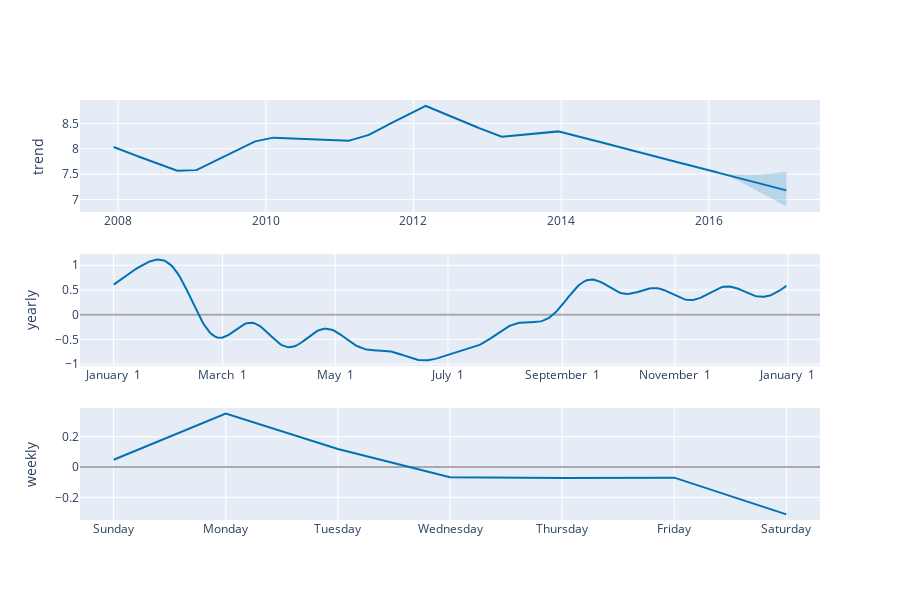

Here is the notebook cell this chart was saved with:
### Code cell
plot_components_plotly(m, forecast)

### Figure 1 — Plotly figure (JSON) as saved in the notebook; plotly's stock layout.template omitted (floating-point values rounded to 4 significant figures; data arrays with more than 128 entries replaced by an {"elided": "..."} marker saying what was removed)
{"data": [{"line": {"color": "#0072B2", "width": 2}, "mode": "lines", "name": "trend", "type": "scatter", "x": {"elided": "3270 str values"}, "xaxis": "x", "y": {"elided": "3270 float values"}, "yaxis": "y"}, {"line": {"color": "rgba(0, 114, 178, 0.2)", "width": 0}, "mode": "lines", "name": "trend_upper", "type": "scatter", "x": {"elided": "3270 str values"}, "xaxis": "x", "y": {"elided": "3270 float values"}, "yaxis": "y"}, {"fill": "tonexty", "fillcolor": "rgba(0, 114, 178, 0.2)", "line": {"color": "rgba(0, 114, 178, 0.2)", "width": 0}, "mode": "lines", "name": "trend_lower", "type": "scatter", "x": {"elided": "3270 str values"}, "xaxis": "x", "y": {"elided": "3270 float values"}, "yaxis": "y"}, {"line": {"color": "#0072B2", "width": 2}, "mode": "lines", "name": "yearly", "type": "scatter", "x": {"elided": "365 str values"}, "xaxis": "x2", "y": {"elided": "365 float values"}, "yaxis": "y2"}, {"line": {"color": "#0072B2", "width": 2}, "mode": "lines", "name": "weekly", "type": "scatter", "x": ["2017-01-01T00:00:00", "2017-01-02T00:00:00", "2017-01-03T00:00:00", "2017-01-04T00:00:00", "2017-01-05T00:00:00", "2017-01-06T00:00:00", "2017-01-07T00:00:00"], "xaxis": "x3", "y": [0.0483, 0.3523, 0.1196, -0.06666, -0.07228, -0.06956, -0.3117], "yaxis": "y3"}], "layout": {"height": 600, "showlegend": false, "width": 900, "xaxis": {"anchor": "y", "domain": [0, 1], "range": ["2007-06-26T14:24:00", "2017-07-04T09:36:00"], "type": "date"}, "xaxis2": {"anchor": "y2", "domain": [0, 1], "range": ["2016-12-13T18:54:02.958904115", "2018-01-18T11:04:57.863013581"], "tickformat": "%B %e", "type": "date"}, "xaxis3": {"anchor": "y3", "domain": [0, 1], "range": ["2016-12-31T16:48:00", "2017-01-07T07:12:00"], "tickformat": "%A", "type": "date"}, "yaxis": {"anchor": "x", "domain": [0.7333, 1], "rangemode": "normal", "title": {"text": "trend"}, "zerolinecolor": "#AAA"}, "yaxis2": {"anchor": "x2", "domain": [0.3667, 0.6333], "title": {"text": "yearly"}, "zerolinecolor": "#AAA"}, "yaxis3": {"anchor": "x3", "domain": [0, 0.2667], "title": {"text": "weekly"}, "zerolinecolor": "#AAA"}}}
